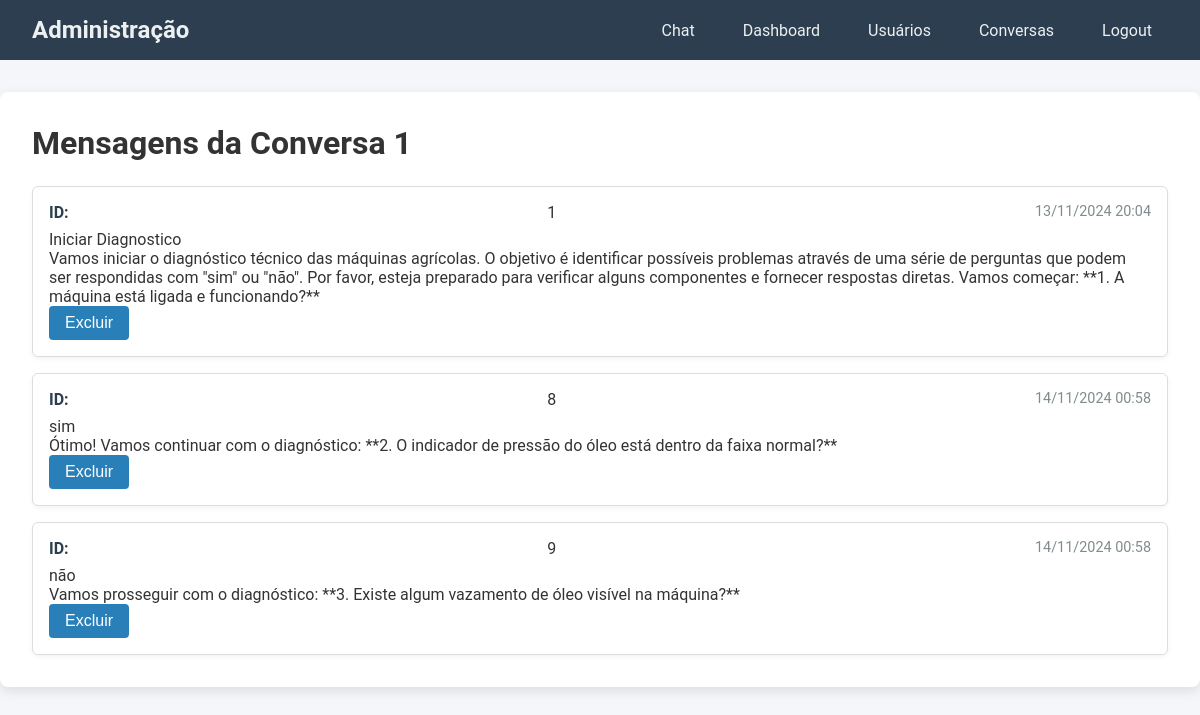
The app's page /admin/mensagens/1 (signed in) with its own data.
### api/database.py (models this page shows)
class Mensagem(db.Model):
    __tablename__ = 'mensagens'
    id = db.Column(db.Integer, primary_key=True)
    id_conversa = db.Column(db.Integer, db.ForeignKey('conversas.id'), nullable=False)
    texto_usuario = db.Column(db.Text, nullable=False)
    texto_gpt = db.Column(db.Text, nullable=True)
    data_hora_envio = db.Column(db.DateTime, default=dt.utcnow)

### api/admin_routes.py (the view)
@admin_routes_bp.route('/mensagens/<int:conversa_id>', methods=['GET'])
def listar_mensagens(conversa_id):
    if not session.get('is_admin'):
        return jsonify({'error': 'Acesso negado.'}), 403
    conversa = Conversa.query.get_or_404(conversa_id)
    mensagens = Mensagem.query.filter_by(id_conversa=conversa_id).all()
    return render_template(
        'admin/mensagens.html',
        mensagens=mensagens,
        conversa_id=conversa_id,
        usuario_nome=conversa.usuario.nome  # Passa o nome do usuário
    )

### templates/admin/mensagens.html (shortened to what this page needs)
<!DOCTYPE html>
<html lang="pt-br">
<head>
    <link rel="stylesheet" href="{{ url_for('static', filename='admin_styles.css') }}">
</head>
<body>
    <header>
        <h1>Administração</h1>
        <nav>
            <ul>
                <li><a href="{{ url_for('index') }}">Chat</a></li>
                <li><a href="{{ url_for('admin_routes.dashboard') }}">Dashboard</a></li>
                <li><a href="{{ url_for('admin_routes.listar_usuarios') }}">Usuários</a></li>
                <li><a href="{{ url_for('admin_routes.listar_conversas') }}">Conversas</a></li>
                <li><a href="{{ url_for('logout') }}">Logout</a></li>
            </ul>
        </nav>
    </header>
    <main>
        <h2>Mensagens da Conversa {{ conversa_id }}</h2>
        <div class="mensagens-container">
            {% for mensagem in mensagens %}
            <div class="mensagem-card">
                <div class="mensagem-header">
                    <strong>ID:</strong> {{ mensagem.id }}
                    <span class="mensagem-data">{{ mensagem.data_hora_envio.strftime('%d/%m/%Y %H:%M') }}</span>
                </div>
                <div class="mensagem-conteudo">
                    <div class="chat-message user-message">
                        <span class="markdown-content">{{ mensagem.texto_usuario }}</span>
                    </div>
                    <div class="chat-message assistant-message">
                        <span class="markdown-content">{{ mensagem.texto_gpt }}</span>
                    </div>
                </div>
                <form action="{{ url_for('admin_routes.excluir_mensagem', mensagem_id=mensagem.id) }}" method="post">
                    <button type="submit">Excluir</button>
                </form>
            </div>
            {% endfor %}
        </div>
    </main>
</body>
</html>

### static/admin_styles.css (style rules this page uses)
* { margin: 0; padding: 0; box-sizing: border-box; }
body { font-family: 'Roboto', sans-serif; background-color: #f4f6f9; color: #333; }
header { background-color: #2c3e50; color: #ecf0f1; padding: 1rem 2rem; display: flex; align-items: center; justify-content: space-between; }
header h1 { font-size: 1.5rem; }
header nav ul { display: flex; list-style: none; gap: 1rem; }
header nav ul li { margin: 0; }
header nav ul li a { color: #ecf0f1; text-decoration: none; font-size: 1rem; padding: 0.5rem 1rem; border-radius: 4px; transition: background-color 0.3s; }
main { max-width: 1200px; margin: 2rem auto; padding: 2rem; background-color: #ffffff; border-radius: 8px; box-shadow: 0 4px 12px rgba(0, 0, 0, 0.1); }
main h2 { font-size: 2rem; margin-bottom: 1.5rem; }
button, a.button, input[type="submit"] { background-color: #2980b9; color: #fff; padding: 0.5rem 1rem; border: none; border-radius: 4px; cursor: pointer; text-decoration: none; font-size: 1rem; transition: background-color 0.3s; }
form { display: inline; }
.mensagens-container { display: flex; flex-direction: column; gap: 1rem; }
.mensagem-card { background-color: #fff; padding: 1rem; border: 1px solid #ddd; border-radius: 6px; box-shadow: 0 2px 5px rgba(0, 0, 0, 0.05); }
.mensagem-header { display: flex; justify-content: space-between; margin-bottom: 0.5rem; }
.mensagem-header strong { color: #2c3e50; }
.mensagem-data { font-size: 0.9em; color: #7f8c8d; }
a { color: #2980b9; }
ul, ol { margin-left: 20px; }

### records on screen
Mensagem: id "1", data_hora_envio "13/11/2024 20:04", texto_usuario "Iniciar Diagnostico", texto_gpt "Vamos iniciar o diagnóstico técnico das máquinas agrícolas. O objetivo é identificar possíveis problemas através de uma série de perguntas que podem ser respondidas com \"sim\" ou \"não\". Por favor, esteja preparado para verificar alguns componentes e fornecer respostas diretas. Vamos começar: **1. A máquina está ligada e funcionando?**"
Mensagem: id "8", data_hora_envio "14/11/2024 00:58", texto_usuario "sim", texto_gpt "Ótimo! Vamos continuar com o diagnóstico: **2. O indicador de pressão do óleo está dentro da faixa normal?**"
Mensagem: id "9", data_hora_envio "14/11/2024 00:58", texto_usuario "não", texto_gpt "Vamos prosseguir com o diagnóstico: **3. Existe algum vazamento de óleo visível na máquina?**"

### other values on screen
{{ conversa_id }} "1"
